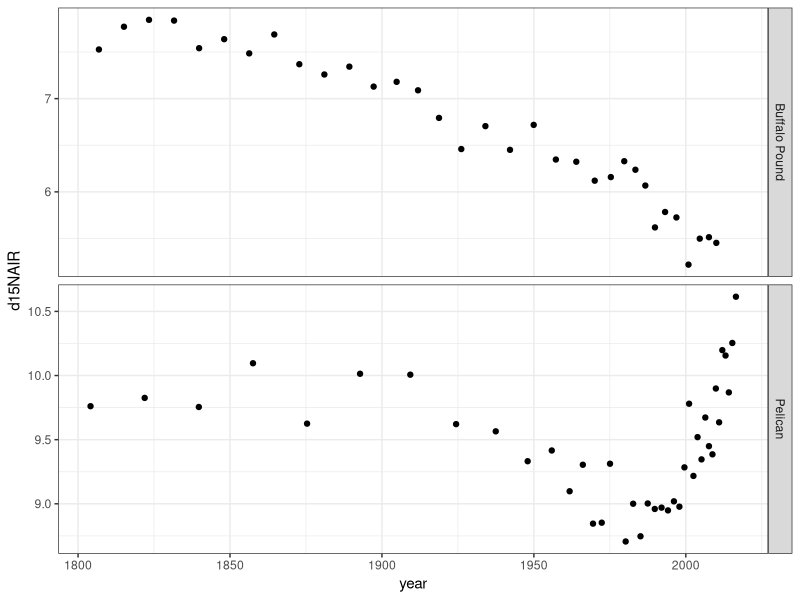
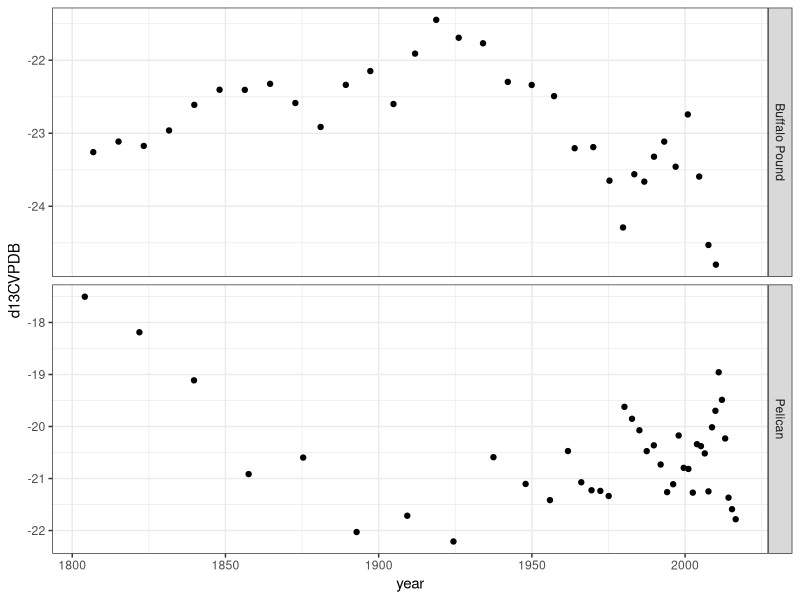
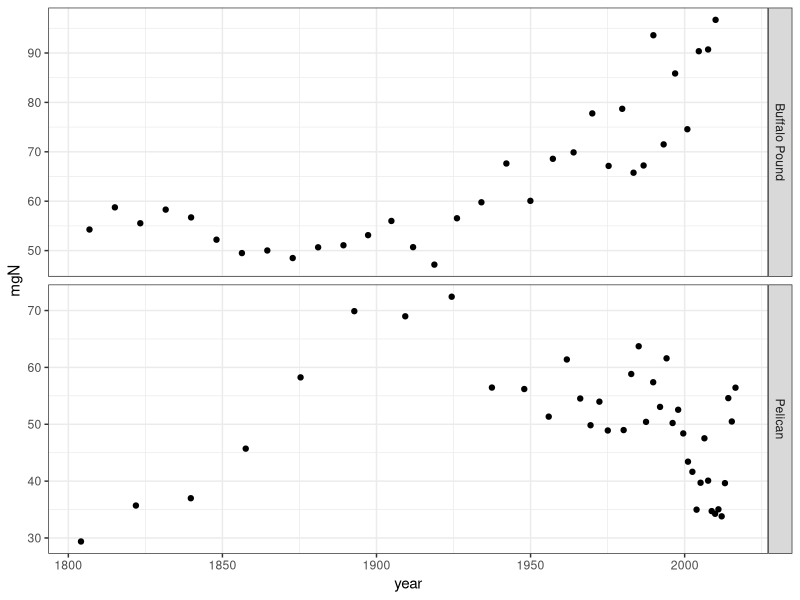
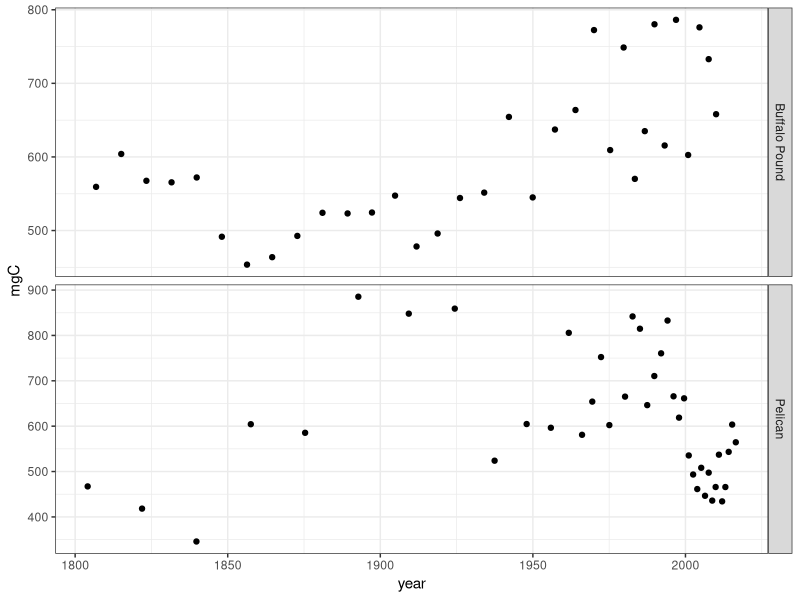
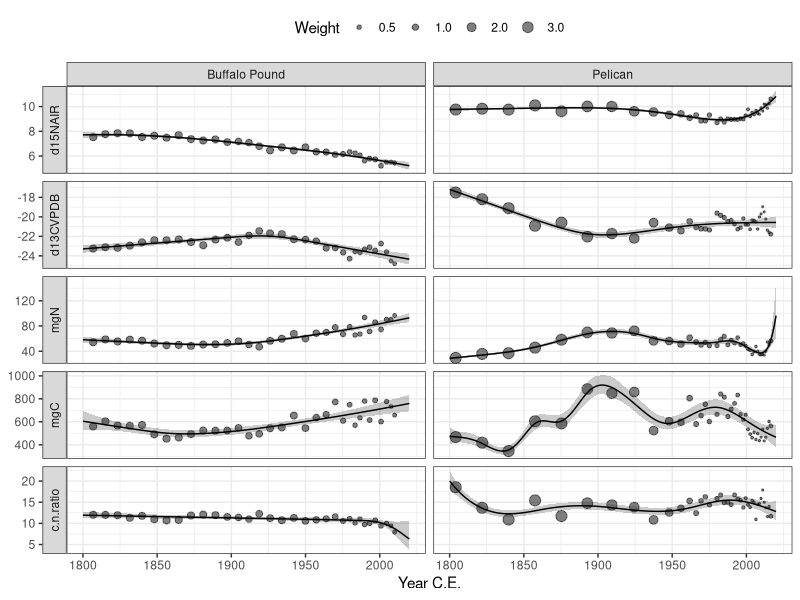
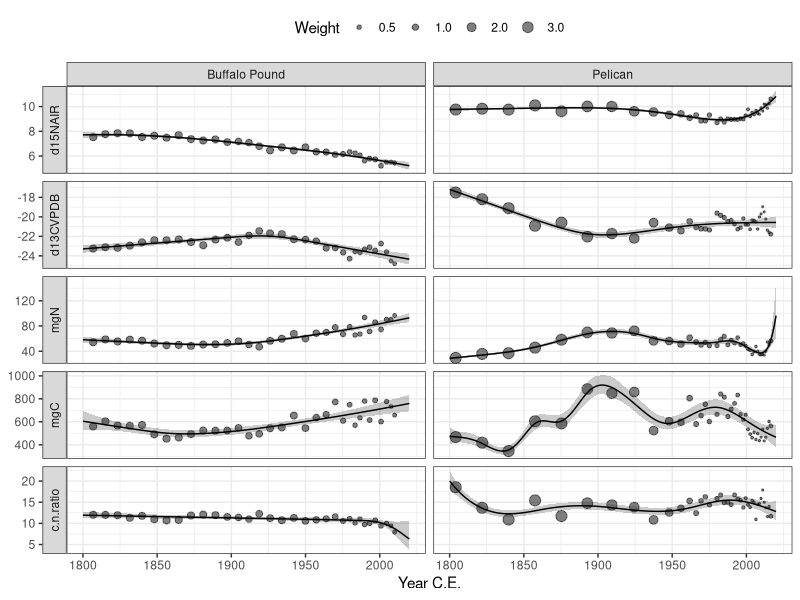

Write R code to recreate these figures, in order.
library('readr')   # for importing data
library('dplyr')   # for data wrangling funtions; e.g. mutate(), select(), %>%
library('tidyr')   # for data wrangling funcrions; e.g. expand_grid(), pivot_*
library('ggplot2') # for plotting
library('mgcv')    # for modeling
theme_set(theme_bw())

params <- c('d15NAIR', 'd13CVPDB', 'mgN', 'mgC', 'c.n.ratio')

d <- read_csv('data/full-dataset.csv',
              col_types = cols(.default = 'd', lake = 'f'))
d.long <- pivot_longer(d, all_of(params),
                       names_to = 'parameter', values_to = 'value') %>%
  mutate(parameter = factor(parameter, levels = params))

# plotting ####
ggplot(d, aes(year, d15NAIR)) +
  facet_grid(lake ~ ., scales = 'free_y') +
  geom_point(na.rm = TRUE)
ggplot(d, aes(year, d13CVPDB)) +
  facet_grid(lake ~ ., scales = 'free_y') +
  geom_point(na.rm = TRUE)
ggplot(d, aes(year, mgN)) +
  facet_grid(lake ~ ., scales = 'free_y') +
  geom_point(na.rm = TRUE)
ggplot(d, aes(year, mgC)) +
  facet_grid(lake ~ ., scales = 'free_y') +
  geom_point(na.rm = TRUE)

# modelling ####
m.dn <- gam(d15NAIR ~ lake + s(year, k = 10, by = lake, bs = 'ad'),
            family = gaussian(),
            data = d,
            method = 'REML',
            weights = weight)
m.dc <- gam(d13CVPDB ~ lake + s(year, k = 10, by = lake, bs = 'ad'),
            family = gaussian(),
            data = d,
            method = 'REML',
            weights = weight)
m.mgn <- gam(mgN ~ lake + s(year, k = 20, by = lake, bs = 'ad'),
             family = Gamma(link = 'log'),
             data = d,
             method = 'REML',
             weights = weight)
m.mgc <- gam(mgC ~ lake + s(year, k = 15, by = lake, bs = 'ad'),
             family = Gamma(link = 'log'),
             data = d,
             method = 'REML',
             weights = weight)
m.cn <- gam(c.n.ratio ~ lake + s(year, k = 10, by = lake, bs = 'ad'),
            family = Gamma(link = 'log'),
            data = d,
            method = 'REML',
            weights = weight)

pred.fun <- function(param) {
  m <- case_when(param == 'd15NAIR' ~ list(m.dn),
                 param == 'd13CVPDB' ~ list(m.dc),
                 param == 'mgN' ~ list(m.mgn),
                 param == 'mgC' ~ list(m.mgc),
                 param == 'c.n.ratio' ~ list(m.cn))[[1]]
  inv.link <- if_else(param %in% c('d15NAIR', 'd13CVPDB'),
                      true = 'identity', false = 'exp') %>%
    get()
  
  expand_grid(lake = levels(d$lake), year = seq(1800, 2020)) %>%
    mutate(predict(m, tibble(lake = lake, year = year), se.fit = TRUE) %>%
             bind_cols(),
           mu = inv.link(fit),
           lwr = inv.link(fit - 1.96 * se.fit),
           upr = inv.link(fit + 1.96 * se.fit),
           parameter = factor(param, levels = params))
}

pred <- purrr::map_dfr(params, pred.fun)

ggplot() +
  facet_grid(parameter ~ lake, scales = 'free_y', switch = 'y') +
  geom_point(aes(year, value, size = weight), d.long, alpha = 0.5, na.rm=TRUE) +
  geom_ribbon(aes(year, ymin = lwr, ymax = upr), pred, alpha = 0.25) +
  geom_line(aes(year, mu), pred) +
  scale_size('Weight', range = range(d.long$weight), breaks = c(0.5, 1:3)) +
  labs(x = 'Year C.E.', y = NULL) +
  theme(legend.position = 'top')

ggsave('figures/isotopes.png', width = 3.23, height = 6, dpi = 300, scale = 2)
